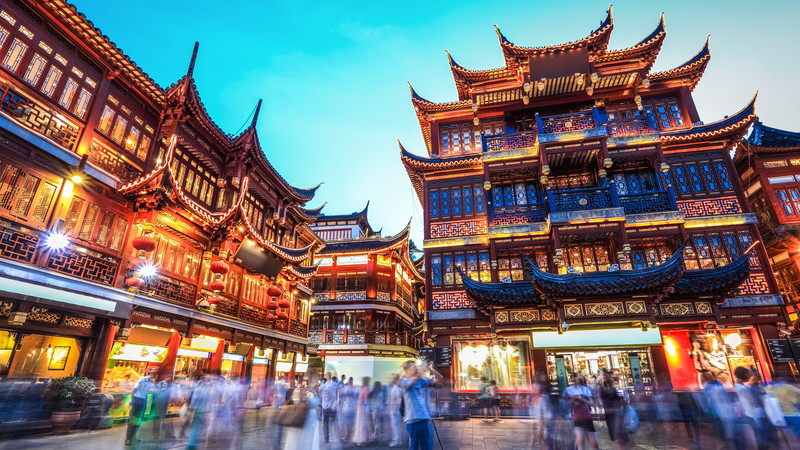
#> input picture Uge14/china_shanghai_yuyuan-garden-city.jpg, 800 x 450 px
$ jupyter execute 'Uge 14.ipynb'
#> lines starting #> are read from the running program, lines starting #| are printed output that depends on the picture
[cell 1]
import pandas as pd
import numpy as np
import matplotlib.pyplot as plt
from sklearn.cluster import KMeans
from sklearn.preprocessing import MinMaxScaler

[cell 2]
# 1. Indlæs CSV-fil
file_path = "Uge14Data.csv"
df = pd.read_csv(file_path)
#> (reads Uge14/Uge14Data.csv from the repository)

# 2. Undersøg data
print("Raw data:")
print(df.head())  # Se de første rækker
print(df.info())  # Se datatype og manglende værdier

# 3. Definér features (X) og target (y)

[cell 3]
scaler = MinMaxScaler()
print(scaler.fit(df))

X = scaler.transform(df)

[cell 4]
error = []
for i in range(1,21):
    kmeans = KMeans(n_clusters=i).fit(X)
    error.append(kmeans.inertia_)


plt.plot(range(1,21), error)
plt.title("Elbow Graph")
plt.xlabel("No of clusters (k)")
plt.ylabel("Error (Inertia)")
plt.xticks([1,2,3,4,5,6,7,8,9,10])
plt.show()
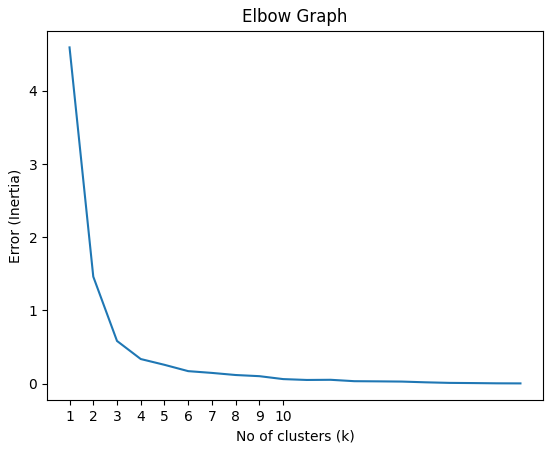
#> figure drawn by matplotlib, 1 panel; curve peaks at x = 1, y = 4.6

[cell 5]
kmeans = KMeans(n_clusters=3)  # Definér KMeans med 3 clusters
y = kmeans.fit_predict(X)  # Fit modellen til data

plt.scatter(X[:,0], X[:,1], c=y)
plt.scatter(kmeans.cluster_centers_[:,0], kmeans.cluster_centers_[:,1],
c='black', marker='+')
plt.title("KMeans Clustering")
plt.xlabel("Feature 1")
plt.ylabel("Feature 2")
plt.show()
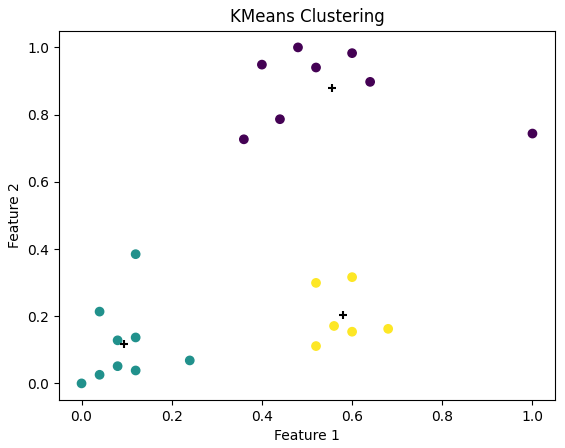
#> figure drawn by matplotlib, 1 panel

# Image Segmentation

[cell 6]
import numpy as np
import cv2
import matplotlib.pyplot as plt

[cell 7]
original_image = cv2.imread("china_shanghai_yuyuan-garden-city.jpg")
#> original_image is the input picture: shape (450, 800, 3); mean B, G, R 115.1, 115.6, 120.6
plt.figure(figsize=(10,10))
plt.imshow(original_image)

[cell 8]
# 4. Forbehandling af billeddata
image = cv2.cvtColor(original_image, cv2.COLOR_BGR2RGB)
pixel_values = image.reshape((-1, 3))
pixel_values = np.float32(pixel_values)

criteria = (cv2.TERM_CRITERIA_EPS + cv2.TERM_CRITERIA_MAX_ITER, 100, 0.2)

[cell 9]
K=3
_, labels, (centers) = cv2.kmeans(pixel_values, K, None, criteria, 10,
cv2.KMEANS_RANDOM_CENTERS)
#> centers = [[135.8, 214.6, 229.7], [191.6, 126.8, 91.36], [69.21, 43.57, 53.07]]

centers = np.uint8(centers)
#> centers = [[135, 214, 229], [191, 126, 91], [69, 43, 53]]
labels = labels.flatten()

[cell 10]
error = []
for i in range(1,21):
    kmeans = KMeans(n_clusters=i).fit(pixel_values)
    error.append(kmeans.inertia_)
#> after the loop, error = [6.6e+09, 2.79e+09, 1.74e+09, 1.28e+09, 1.01e+09, 816217408, 726909504, 629825600, 545752000, 499193952, 457277536, 421634400, 398868864, 374122784, 349752480, 328544992, 312993472, 296096000, 282137920, 267920432]


plt.plot(range(1,21), error)
plt.title("Elbow Graph")
plt.xlabel("No of clusters (k)")
plt.ylabel("Error (Inertia)")
plt.xticks([1,2,3,4,5,6,7,8,9,10])
plt.show()
#> figure, not shown here; curve peaks at x = 1, y = 6.6e+09

[cell 11]
segmented_image = centers[labels.flatten()]
segmented_image = segmented_image.reshape(image.shape)
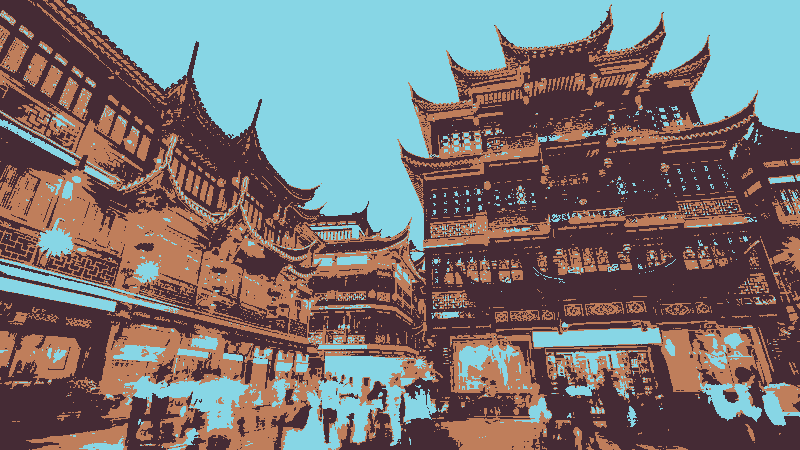
#> segmented_image: shape (450, 800, 3); mean R, G, B 120.1, 115, 114.8
plt.figure(figsize=(10,10))
plt.imshow(segmented_image)
